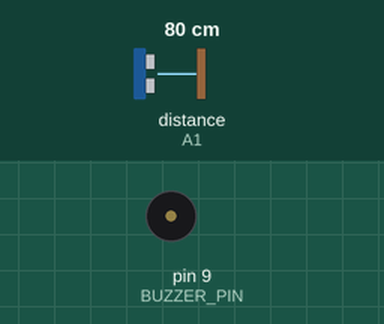
The program below on a simulated Arduino Uno, built with avr-gcc and run on an emulated ATmega328P. Parts: buzzer (waves = sounding). Wiring (inferred from the names in the program): ultrasonic range finder: trigger A0; echo A1. The test bench sets the inputs (shaded band); at power-on: distance to the obstacle (sensor on A1) 80 cm. The echo pulse lasts 58.3 µs per cm.

Above: at 1.3 s.
1.4 s: distance to the obstacle (sensor on A1) set to 22 cm
2.9 s: distance to the obstacle (sensor on A1) set to 18 cm
At 3.4 s:
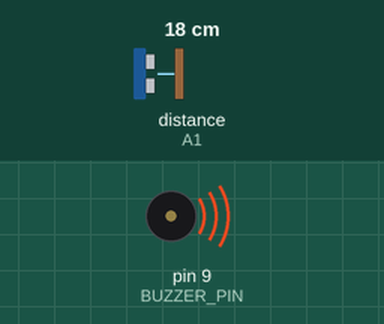
5.9 s: distance to the obstacle (sensor on A1) set to 35 cm
At 7.5 s:
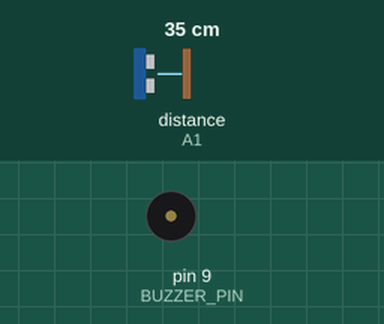
7.9 s: distance to the obstacle (sensor on A1) set to 2 cm
At 8.34 s:
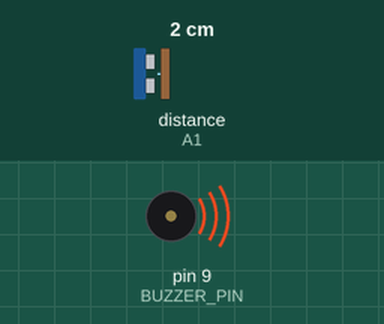
Timing chart, 0 to 11.9 s (numbered marks = the images above; inputs shaded):
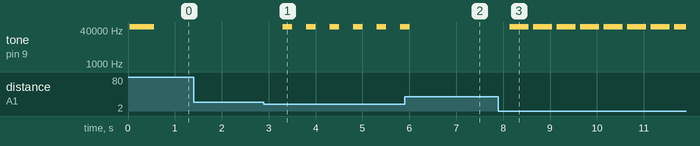

The program:

main.cpp
```cpp
#include "Arduino.h"

#define TRIG_PIN A0
#define ECHO_PIN A1
#define BUZZER_PIN 9

#define AVERAGE_AMT 200

double distances[AVERAGE_AMT];
double avg_distance = 1;

long lastMeasure = 0;

void measure();

void setup() {
    pinMode(TRIG_PIN, OUTPUT);
    pinMode(ECHO_PIN, INPUT);
    pinMode(BUZZER_PIN, OUTPUT);
}

void loop() {
    if (millis() - lastMeasure > 500) {
        lastMeasure = millis();
        measure();
    }

    digitalWrite(BUZZER_PIN, LOW);
    if (avg_distance < 20) digitalWrite(BUZZER_PIN, HIGH);
}

void measure() {
    for (int i = 0; i < AVERAGE_AMT; i++) {
        digitalWrite(TRIG_PIN, LOW);
        delayMicroseconds(2);
        digitalWrite(TRIG_PIN, HIGH);
        delayMicroseconds(10);
        digitalWrite(TRIG_PIN, LOW);
        double distance = pulseIn(ECHO_PIN, HIGH) * 0.017;

        distances[i] = distance;
    }

    avg_distance = 0;
    for (double d : distances) avg_distance += d;

    avg_distance /= (double) AVERAGE_AMT;
}
```

Measured:
- the behaviour switches between 21 and 20 cm on distance to the obstacle (sensor on A1) (found by bisection; images 0 and 1)
- after the input at 2.9 s, tone on pin 9 (BUZZER_PIN): silent → 58395 Hz after 0.40 s, then repeats every 0.50 s: silent 0.30 s, 58393 Hz 0.20 s
- after the input at 5.9 s, tone on pin 9 (BUZZER_PIN): goes on until 6.0 s, then stays silent
- after the input at 7.9 s, tone on pin 9 (BUZZER_PIN): silent → 58395 Hz after 0.25 s, then repeats every 0.50 s: silent 0.10 s, 58393 Hz 0.40 s
